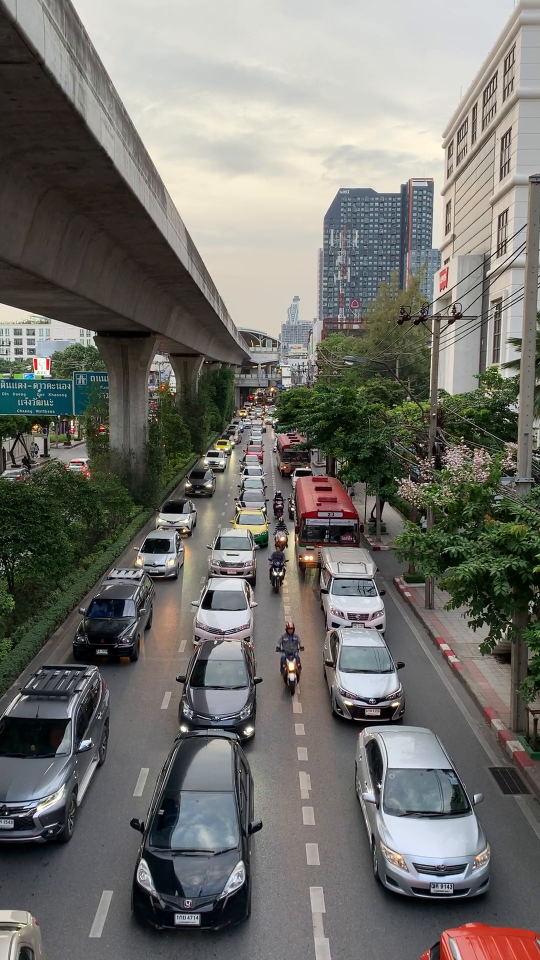
#> input picture frame 12 of object_tracking/Congested.mp4, 1080 x 1920 px, given in place of No congestion.mp4, which was not available (shown at 1/2 size)
$ python test_node.py
#> lines starting #> are read from the running program, lines starting #| are printed output that depends on the picture; after the words box and inside, x2 and y2 are one past the last pixel; in counts of white or black regions, pixels touching at a corner belong together; pictures that were not available may be replaced by others from this repository, and a replacement may not be noted
import cv2
import numpy as np
import random

# Define a function to calculate the speed of a moving vehicle
def estimate_speed(centroid, frames_elapsed):
    # Define a conversion factor for pixels per frame to miles per hour
    mph_per_pixel_per_frame = 0.1
    # Calculate the speed in pixels per frame
    pixel_speed = np.sqrt(np.sum(np.diff(centroid) ** 2)) / frames_elapsed
    # Convert the speed from pixels per frame to miles per hour
    speed = pixel_speed * mph_per_pixel_per_frame
    return speed

# Define the video file to process
video_file = "/Users/daver/Desktop/temp_3/Object tracking/No congestion.mp4"
# Open the video file
cap = cv2.VideoCapture(video_file)

# Get the first frame
ret, first_frame = cap.read()
#> first_frame is the input picture: shape (1920, 1080, 3); mean B, G, R 108.7, 113.9, 114.7
# Convert the first frame to grayscale
first_frame_gray = cv2.cvtColor(first_frame, cv2.COLOR_BGR2GRAY)
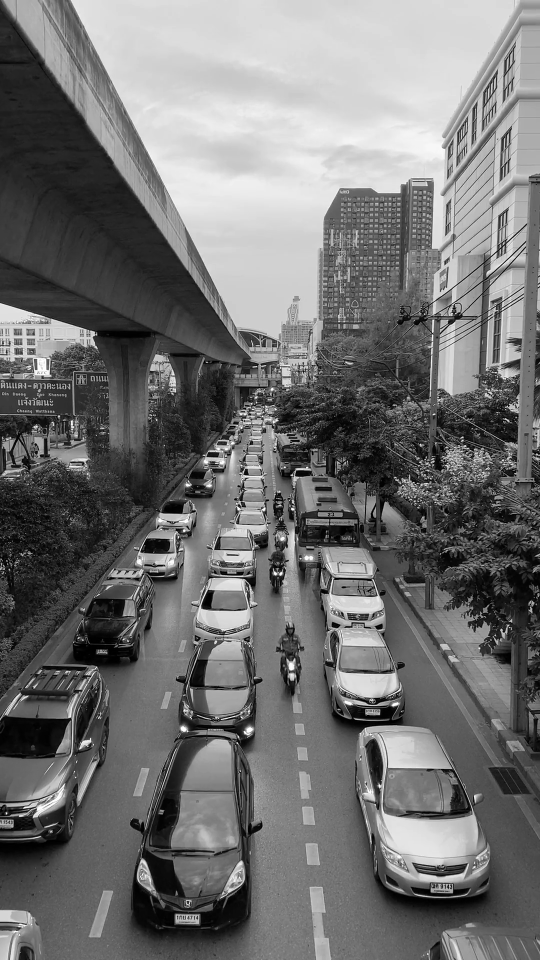
#> first_frame_gray: shape (1920, 1080) (shown at 1/2 size); min 0, max 255, mean 113.5

# Set up an empty list to store the centroids of the vehicles
centroids = []
# Set the frames elapsed to 0
frames_elapsed = 0

# Loop through the frames in the video
while cap.isOpened():
    ret, frame = cap.read()
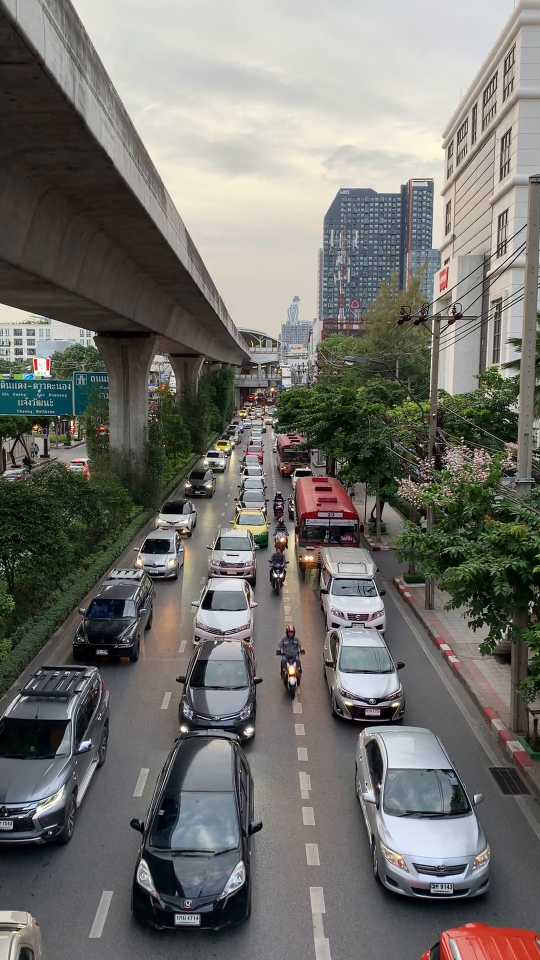
#> input picture frame 13 of object_tracking/Congested.mp4, 1080 x 1920 px, given in place of No congestion.mp4, which was not available (shown at 1/2 size)
#> frame is the input picture: shape (1920, 1080, 3); mean B, G, R 109, 114.1, 115
    if not ret:
        break
    frames_elapsed += 1
    # Convert the frame to grayscale
    gray = cv2.cvtColor(frame, cv2.COLOR_BGR2GRAY)
    # Calculate the absolute difference between the current frame and the first frame
    diff = cv2.absdiff(first_frame_gray, gray)
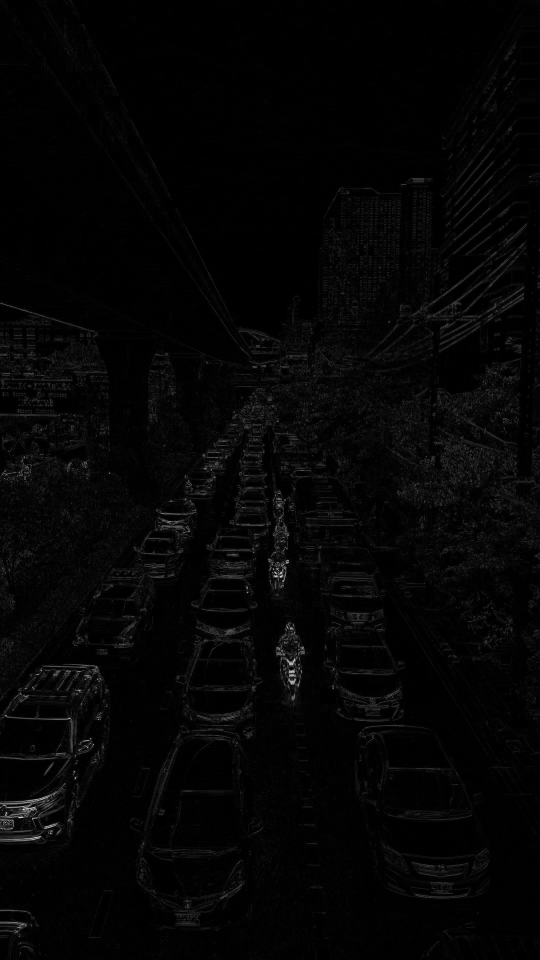
#> diff: shape (1920, 1080) (shown at 1/2 size); min 0, max 255, mean 4.8
    # Threshold the difference image to create a binary image
    _, thresholded = cv2.threshold(diff, 25, 255, cv2.THRESH_BINARY)
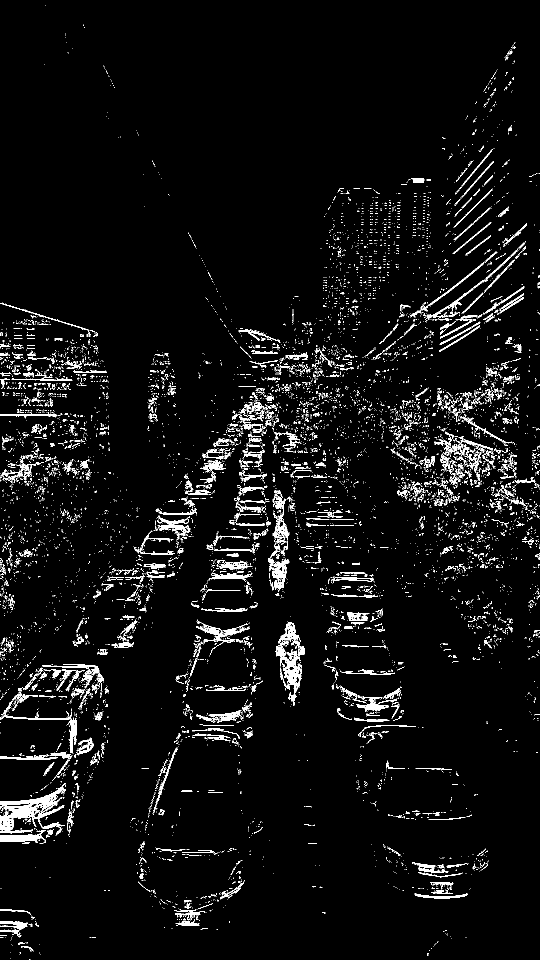
#> thresholded: shape (1920, 1080) (shown at 1/2 size); 4.2% white in thin lines or dots
    # Dilate the binary image to fill in small holes
    dilated = cv2.dilate(thresholded, None, iterations=2)
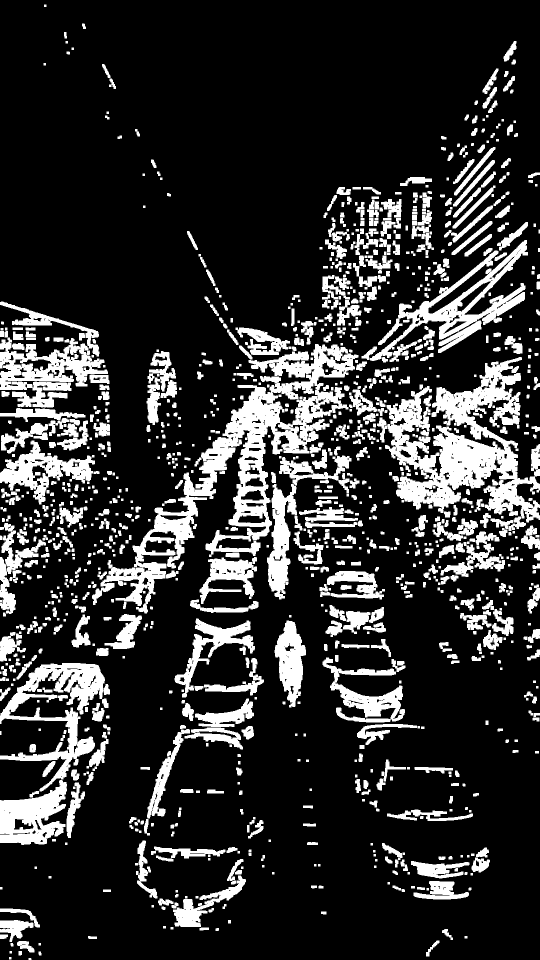
#> dilated: shape (1920, 1080) (shown at 1/2 size); 18.7% white; 1180 white regions (1 under 20 px)
    # Find the contours in the binary image
    contours, _ = cv2.findContours(dilated, cv2.RETR_EXTERNAL, cv2.CHAIN_APPROX_SIMPLE)
#> contours = 1174 contours, 291 with area under 20; largest, box (x1, y1, x2, y2) and area: (184, 688, 717, 1227) 58832, (754, 714, 1080, 1045) 45444, (740, 480, 1056, 722) 17041, (0, 1326, 220, 1583) 15845, (0, 662, 216, 815) 15254
    # Iterate through the contours
    for contour in contours:
        # Calculate the moment of the contour
        moment = cv2.moments(contour)
        if moment["m00"] > 1000:
            # Calculate the x,y coordinate of the centroid
            x = int(moment["m10"] / moment["m00"])
            y = int(moment["m01"] / moment["m00"])
            # Append the centroid to the list of centroids
            centroids.append((x, y))
            # Draw a circle at the centroid
            cv2.circle(frame, (x, y), 5, (0, 255, 0), -1)
#> this loop made 1174 passes
#> (x, y) on passes 19, 43, 45, 60, 85, 90, 113, 134, 137, 180, 183, 190: (29, 1854), (882, 1782), (406, 1811), (874, 1738), (379, 1703), (287, 1741), (854, 1631), (146, 1617), (62, 1635), (328, 1555), (434, 1470), (756, 1462)
#> x on pass 943: 104
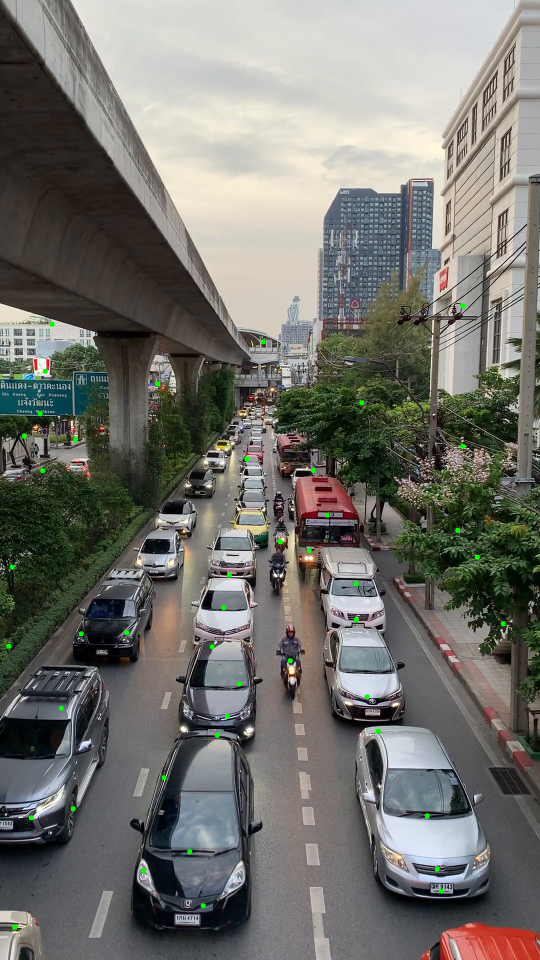
#> frame: shape (1920, 1080, 3) (shown at 1/2 size); 0.18% of pixels changed, all inside (x1, y1, x2, y2) = (12, 606, 1012, 1860)
#> after the loop, centroids = 45 pairs, first value 17 to 1006, second value 611 to 1854
    # Show the current frame
    cv2.imshow("Frame", frame)
    # Exit the loop if the 'q' key is pressed
    if cv2.waitKey(1) & 0xFF == ord('q'):
#> (key q is pressed here)
        break

# Close the video file
cap.release()

# Calculate the speed of the vehicle using the centroids
if len(centroids) > 2:
    # Pick three random centroids
    random_centroids = random.sample(centroids, 3)
#> random_centroids = [(712, 1167), (954, 1114), (406, 1811)]
    speeds = []
    for centroid in random_centroids:
        speed = estimate_speed(centroid, frames_elapsed)
        speeds.append(speed)
#> this loop made 3 passes
#> (centroid, pixel_speed in estimate_speed, speed) on passes 1 to 3: ((712, 1167), 455, 45.5), ((954, 1114), 160, 16), ((406, 1811), 1405, 140.5)
#> after the loop, speeds = [45.5, 16, 140.5]
    # Print the average speed
    print("Average speed: {:.2f} mph".format(sum(speeds) / len(speeds)))
#| Average speed: 67.33 mph
else:
    print("Not enough centroids detected.")

# Close all windows
cv2.destroyAllWindows()


# [69 lines left out: function congestion_video, not called in this run]

$ run again, starting later in the video
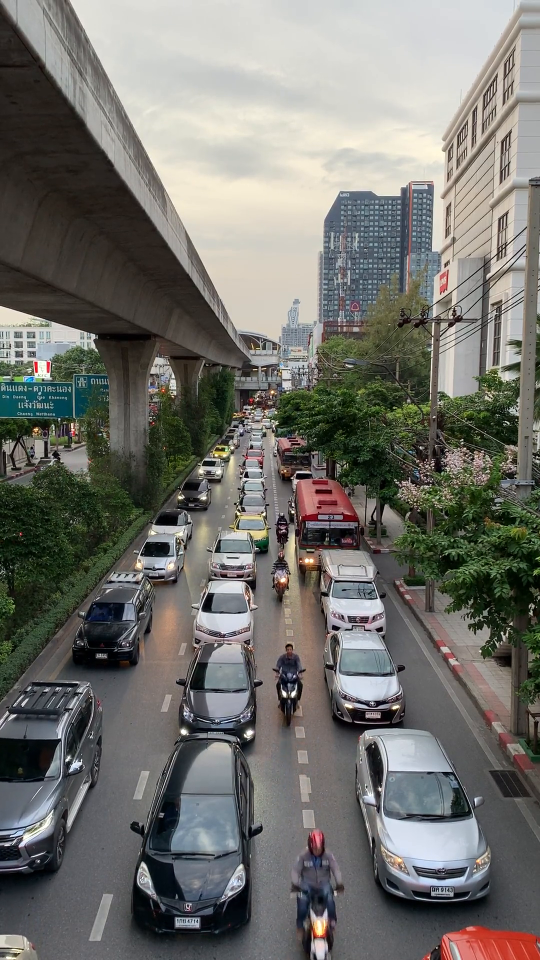
#> input picture frame 54 of object_tracking/Congested.mp4, 1080 x 1920 px, given in place of No congestion.mp4, which was not available (shown at 1/2 size)
#> first_frame is the input picture: shape (1920, 1080, 3); mean B, G, R 108.4, 113.5, 114
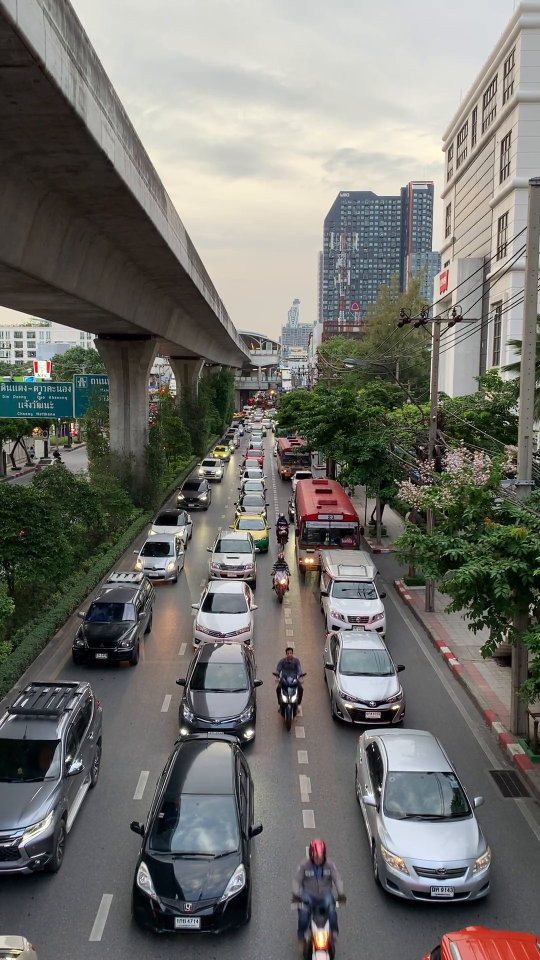
#> input picture frame 55 of object_tracking/Congested.mp4, 1080 x 1920 px, given in place of No congestion.mp4, which was not available (shown at 1/2 size)
#> frame is the input picture: shape (1920, 1080, 3); mean B, G, R 108.7, 113.8, 114.3
#> thresholded: shape (1920, 1080); 1.2% white; 1330 white regions (1235 under 20 px), largest, box (x1, y1, x2, y2) and area: (608, 1808, 672, 1920) 3908, (545, 1287, 613, 1468) 3490, (581, 1764, 668, 1840) 2304
#> `dilated = cv2.dilate(thresholded, None, iterations=2)`:
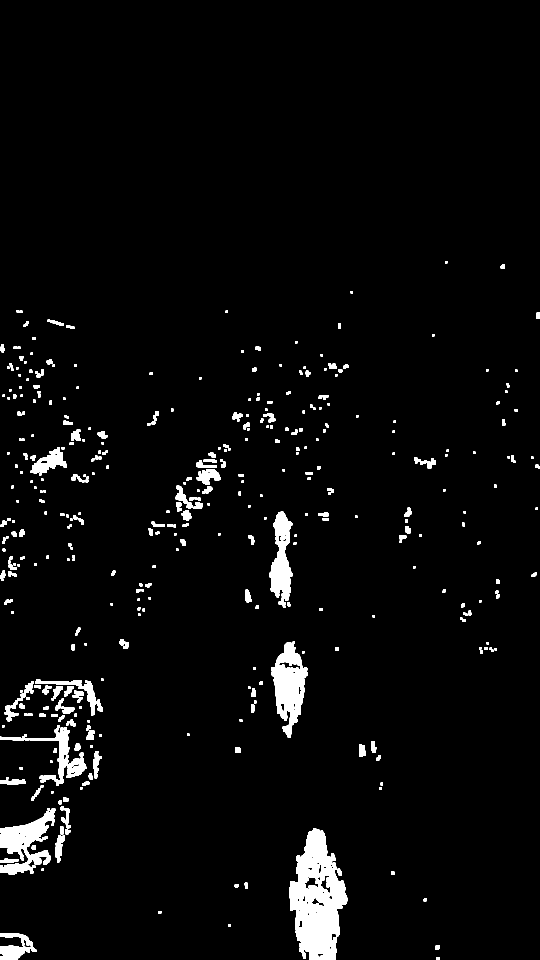
#> dilated: shape (1920, 1080) (shown at 1/2 size); 3.6% white; 380 white regions
#> contours = 380 contours, 121 with area under 20; largest, box (x1, y1, x2, y2) and area: (578, 1657, 695, 1920) 19616, (543, 1283, 615, 1476) 7774, (0, 1616, 111, 1749) 6318, (539, 1023, 586, 1216) 4929, (60, 1450, 173, 1572) 3306
#> the loop `for contour in contours:` made 380 passes
#> (x, y) on passes 3, 18, 23, 52, 86, 99, 187, 263: (25, 1904), (633, 1798), (50, 1685), (127, 1514), (155, 1379), (578, 1369), (562, 1119), (97, 924)
#> after the loop `for contour in contours:`: centroids = [(25, 1904), (633, 1798), (50, 1685), (127, 1514), (155, 1379), (578, 1369), (562, 1119), (97, 924)]
#> random_centroids = [(562, 1119), (97, 924), (127, 1514)]
#> the loop `for centroid in random_centroids:` made 3 passes
#> (centroid, pixel_speed in estimate_speed, speed) on passes 1 to 3: ((562, 1119), 557, 55.7), ((97, 924), 827, 82.7), ((127, 1514), 1387, 138.7)
#> after the loop `for centroid in random_centroids:`: speeds = [55.7, 82.7, 138.7]
#| Average speed: 92.37 mph

$ run again, starting later in the video
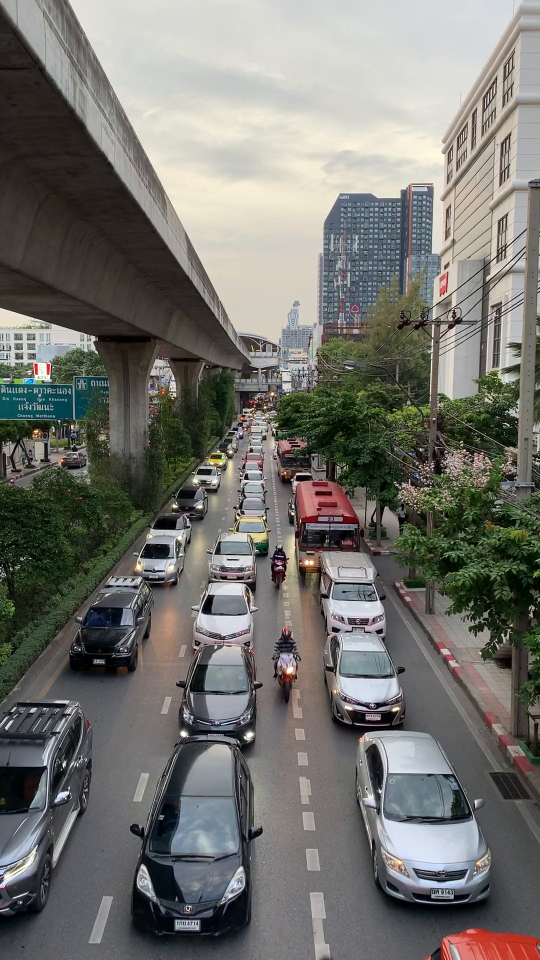
#> input picture frame 96 of object_tracking/Congested.mp4, 1080 x 1920 px, given in place of No congestion.mp4, which was not available (shown at 1/2 size)
#> first_frame is the input picture: shape (1920, 1080, 3); mean B, G, R 109.8, 114.8, 115.3
#> `_, thresholded = cv2.threshold(diff, 25, 255, cv2.THRESH_BINARY)`:
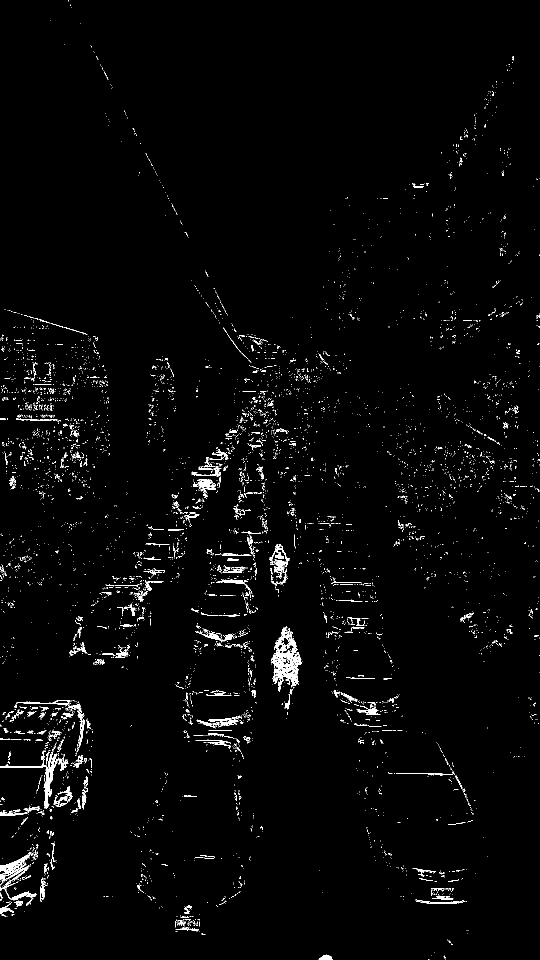
#> thresholded: shape (1920, 1080) (shown at 1/2 size); 1.8% white in thin lines or dots
#> dilated: shape (1920, 1080); 10.2% white; 1269 white regions (2 under 20 px)
#> contours = 1269 contours, 388 with area under 20; largest, box (x1, y1, x2, y2) and area: (0, 1398, 187, 1635) 14004, (449, 779, 580, 1041) 8806, (540, 1251, 608, 1421) 6155, (411, 1024, 538, 1233) 5784, (0, 1686, 79, 1835) 5654
#> the loop `for contour in contours:` made 1269 passes
#> (x, y) on passes 12, 24, 62, 64, 123, 149, 160, 184: (374, 1843), (882, 1793), (34, 1760), (93, 1745), (162, 1595), (886, 1553), (443, 1483), (451, 1443)
#> after the loop `for contour in contours:`:
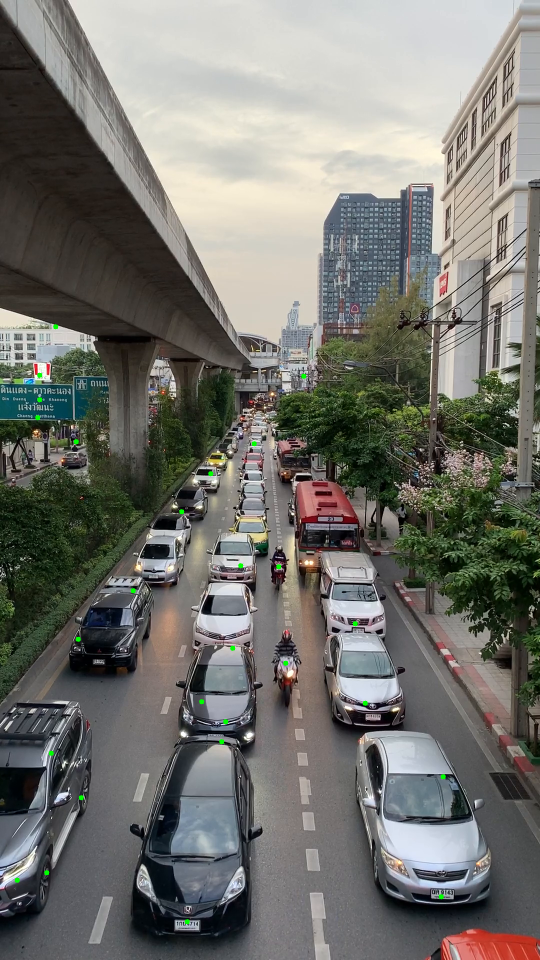
#> frame: shape (1920, 1080, 3) (shown at 1/2 size); mean B, G, R 109.7, 115, 115.2
#> after the loop `for contour in contours:`: centroids = 27 pairs, first value 34 to 886, second value 653 to 1843
#> random_centroids = [(465, 1296), (607, 752), (710, 1247)]
#> the loop `for centroid in random_centroids:` made 3 passes
#> (centroid, pixel_speed in estimate_speed, speed) on passes 1 to 3: ((465, 1296), 831, 83.1), ((607, 752), 145, 14.5), ((710, 1247), 537, 53.7)
#> after the loop `for centroid in random_centroids:`: speeds = [83.1, 14.5, 53.7]
#| Average speed: 50.43 mph
